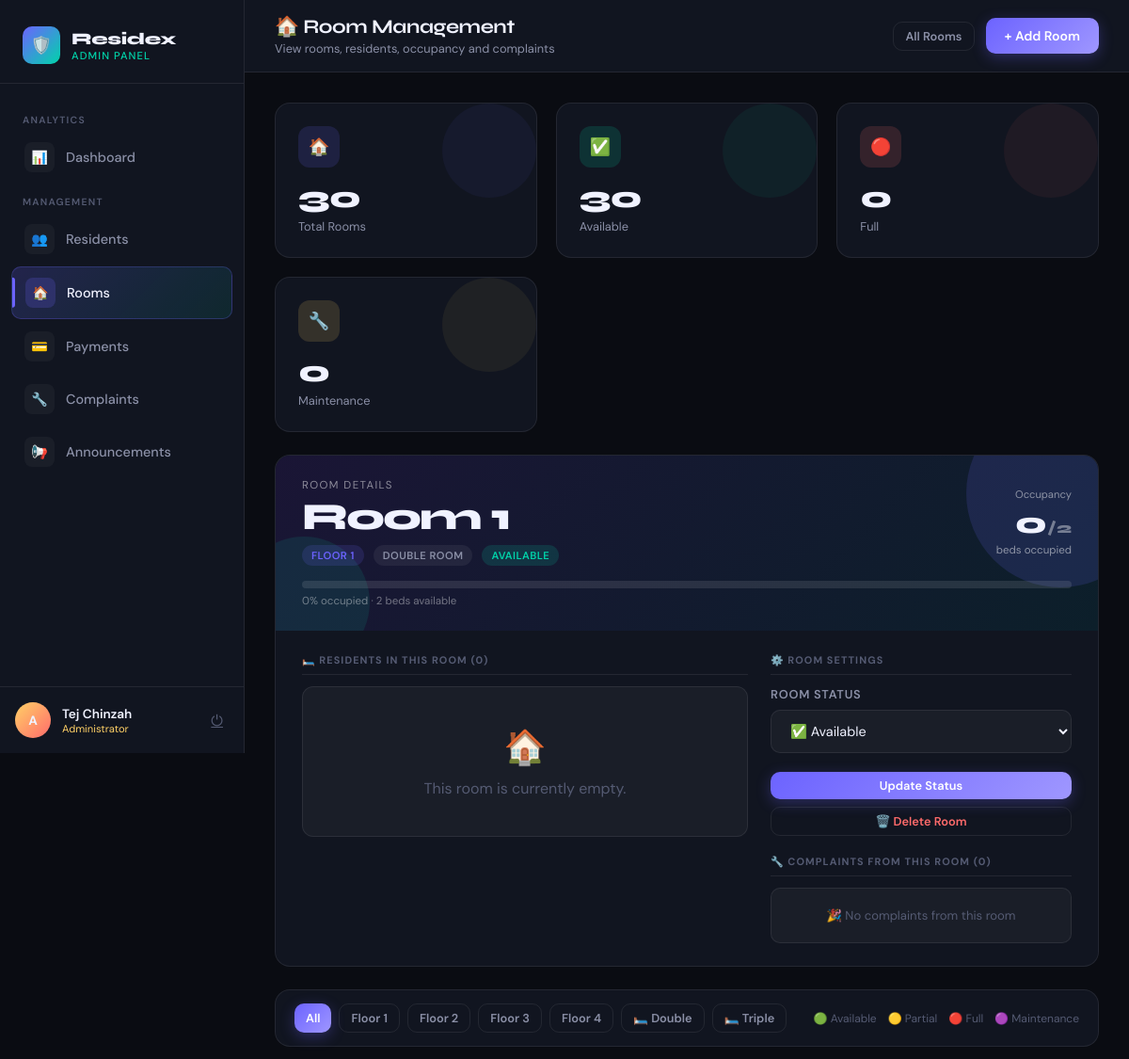
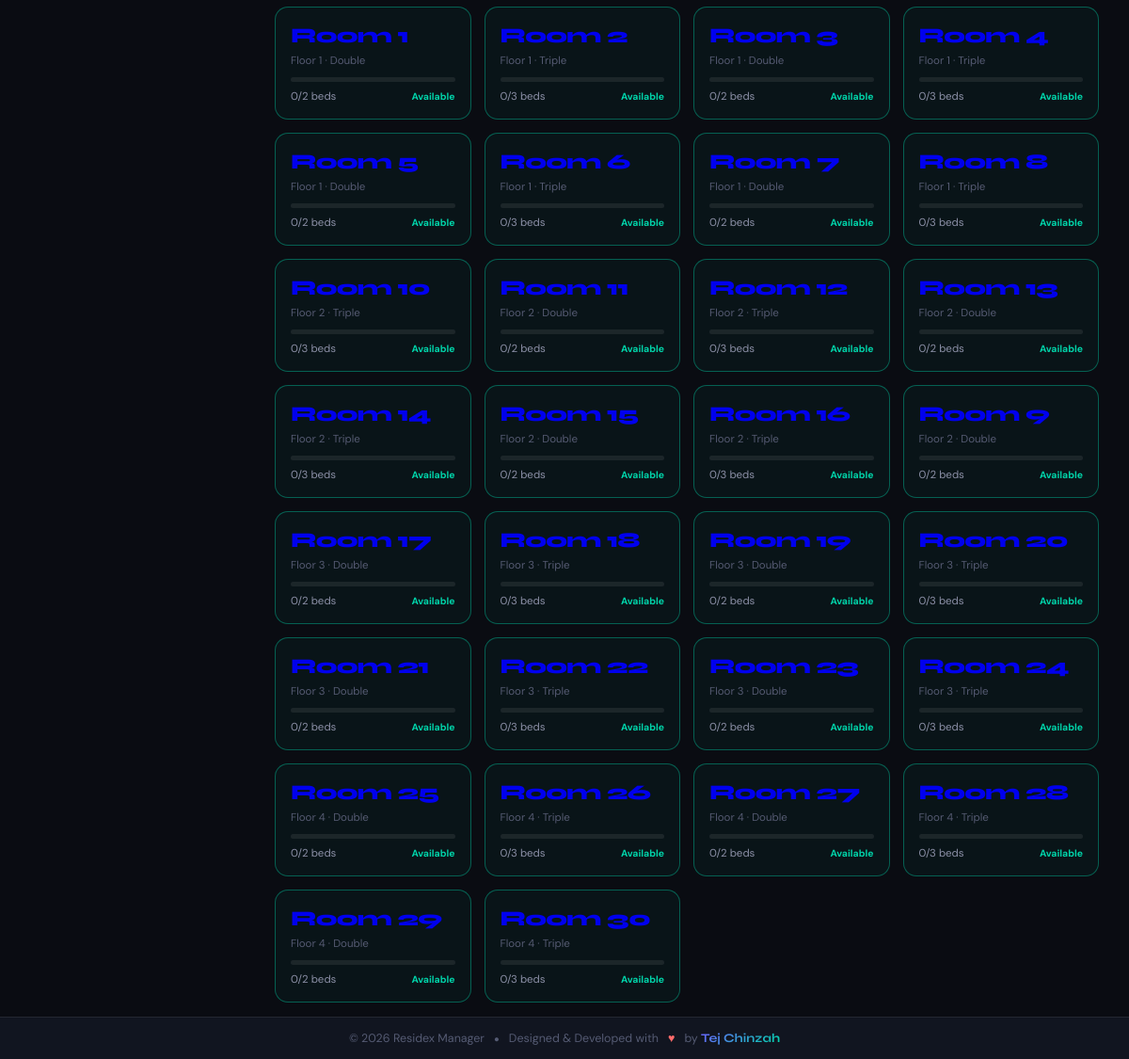
Page /admin/rooms.php?view_room=1 (signed in) on the committed database (2 pictures, top to bottom).
### tables this page shows
CREATE TABLE rooms (
    id INT AUTO_INCREMENT PRIMARY KEY,
    room_number VARCHAR(10) NOT NULL UNIQUE,
    room_type ENUM('double', 'triple') NOT NULL,
    floor INT NOT NULL,
    capacity INT NOT NULL,
    occupied INT DEFAULT 0,
    status ENUM('available', 'full', 'maintenance') DEFAULT 'available',
    created_at TIMESTAMP DEFAULT CURRENT_TIMESTAMP
);

### admin/rooms.php (the view, shortened to what the rows shown need)
<?php
$db      = getDB();
$view_room_id = intval($_GET['view_room'] ?? 0);
$view_room    = null;
$room_members = [];
$room_complaints = [];
if ($view_room_id) {
    $view_room = $db->query("SELECT * FROM rooms WHERE id=$view_room_id")->fetch_assoc();
}
$rwhere = "1=1";
$rooms = $db->query("SELECT r.*,
    (SELECT COUNT(*) FROM complaints c JOIN users u ON c.user_id=u.id
     WHERE u.room_id=r.id AND c.status='pending') as pending_complaints,
    (SELECT COUNT(*) FROM users u2 WHERE u2.room_id=r.id AND u2.status='active') as active_residents
    FROM rooms r WHERE $rwhere ORDER BY r.floor, r.room_number");
$complaint_items_icons = [
    'Fan'=>'🌀','Light'=>'💡','Switch'=>'🔌','Door'=>'🚪','Window'=>'🪟',
    'Tap/Faucet'=>'🚿','Toilet'=>'🚽','Bed/Cot'=>'🛏️','AC/Cooler'=>'❄️',
    'Internet/WiFi'=>'📶','Ceiling'=>'🏛️','Cupboard'=>'🗄️'
];
?>
<!DOCTYPE html>
<html lang="en">
<head>
  <link rel="stylesheet" href="../assets/css/style.css">
</head>
<body>
<div class="app-wrapper">
  <div class="main-content">
    <div class="topbar">
      <div class="topbar-title">
        <h2>🏠 Room Management</h2>
      </div>
    </div>
    <div class="page-body">
      <?php if ($view_room): ?>
      <div class="room-detail fade-up">
        <div class="room-detail-header">
          <div style="position:relative;z-index:1;">
            <div style="display:flex;align-items:center;justify-content:space-between;flex-wrap:wrap;gap:12px;">
              <div>
                <div style="font-size:0.72rem;text-transform:uppercase;letter-spacing:0.12em;color:rgba(255,255,255,0.5);margin-bottom:6px;">Room Details</div>
                <div style="font-family:'Syne',sans-serif;font-weight:900;font-size:2.5rem;letter-spacing:-0.04em;line-height:1;">
                  Room <?= $view_room['room_number'] ?>
                </div>
                <div style="display:flex;gap:10px;margin-top:10px;flex-wrap:wrap;align-items:center;">
                  <span class="badge badge-info">Floor <?= $view_room['floor'] ?></span>
                  <span class="badge badge-muted"><?= ucfirst($view_room['room_type']) ?> Room</span>
                  <?php
                  $vstatus = $view_room['status'];
                  $vs_map  = ['available'=>'badge-success','full'=>'badge-danger','maintenance'=>'badge-info'];
                  ?>
                  <span class="badge <?= $vs_map[$vstatus]??'badge-muted' ?>"><?= ucfirst($vstatus) ?></span>
                </div>
              </div>
              <div style="text-align:right;">
                <div style="font-size:0.7rem;color:rgba(255,255,255,0.5);margin-bottom:4px;">Occupancy</div>
                <div style="font-family:'Syne',sans-serif;font-weight:800;font-size:2rem;">
                  <?= $view_room['occupied'] ?><span style="font-size:1rem;color:rgba(255,255,255,0.4);">/<?= $view_room['capacity'] ?></span>
                </div>
                <div style="font-size:0.72rem;color:rgba(255,255,255,0.5);margin-top:2px;">beds occupied</div>
              </div>
            </div>
            <?php $op = $view_room['capacity']>0 ? round(($view_room['occupied']/$view_room['capacity'])*100) : 0; ?>
            <div style="margin-top:16px;">
              <div style="background:rgba(255,255,255,0.1);border-radius:99px;height:8px;overflow:hidden;">
              </div>
              <div style="font-size:0.72rem;color:rgba(255,255,255,0.4);margin-top:6px;"><?= $op ?>% occupied · <?= $view_room['capacity']-$view_room['occupied'] ?> bed<?= $view_room['capacity']-$view_room['occupied']!=1?'s':'' ?> available</div>
            </div>
          </div>
        </div>
        <div style="padding:24px 28px;">
          <div style="display:grid;grid-template-columns:1fr 320px;gap:24px;">
            <div>
              <div class="section-hdr">🛏️ Residents in this Room (<?= count($room_members) ?>)</div>
              <?php if (empty($room_members)): ?>
                <div style="text-align:center;padding:40px;color:var(--text-3);background:var(--bg-glass);border:1px solid var(--border);border-radius:12px;">
                  <div style="font-size:36px;margin-bottom:10px;">🏠</div>
                  This room is currently empty.
                </div>
              <?php else: foreach ($room_members as $m):
                $sc=['active'=>'badge-success','pending'=>'badge-warning','inactive'=>'badge-danger'];
              ?>
              <div class="resident-profile">
                <div class="rp-header">
                  <div class="rp-avatar"><?= strtoupper(substr($m['full_name'],0,1)) ?></div>
                  <div style="flex:1;">
                    <div style="font-weight:700;font-size:0.95rem;"><?= htmlspecialchars($m['full_name']) ?></div>
                    <div style="font-size:0.72rem;color:var(--text-2);margin-top:2px;"><?= $m['student_id'] ?></div>
                  </div>
                  <span class="bed-badge">Bed #<?= $m['bed_number'] ?? '—' ?></span>
                  <span class="badge <?= $sc[$m['status']] ?>"><?= ucfirst($m['status']) ?></span>
                  <a href="residents.php?edit=<?= $m['id'] ?>" class="btn btn-outline btn-sm">✏️ Edit</a>
                </div>
                <div class="rp-grid">
                  <div class="rp-field">
                    <div class="rp-label">Email</div>
                    <div class="rp-value" style="font-size:0.78rem;"><?= htmlspecialchars($m['email']) ?></div>
                  </div>
                  <div class="rp-field">
                    <div class="rp-label">Phone</div>
                    <div class="rp-value"><?= htmlspecialchars($m['phone']) ?></div>
                  </div>
                  <div class="rp-field">
                    <div class="rp-label">Gender</div>
                    <div class="rp-value"><?= ucfirst($m['gender']) ?></div>
                  </div>
                  <div class="rp-field">
                    <div class="rp-label">Emergency Contact</div>
                    <div class="rp-value"><?= $m['emergency_contact'] ? htmlspecialchars($m['emergency_contact']) : '—' ?></div>
                  </div>
                  <?php if ($m['address']): ?>
                  <div class="rp-field rp-address">
                    <div class="rp-label">Home Address</div>
                    <div class="rp-value" style="font-weight:400;color:var(--text-2);line-height:1.5;">
                      📍 <?= nl2br(htmlspecialchars($m['address'])) ?>
                    </div>
                  </div>
                  <?php endif; ?>
                </div>
              </div>
              <?php endforeach; endif; ?>
            </div>
            <div>
              <div style="margin-bottom:20px;">
                <div class="section-hdr">⚙️ Room Settings</div>
                <form method="POST">
                  <div class="form-group">
                    <label class="form-label">Room Status</label>
                    <select name="status" class="form-select">
                      <?php foreach (['available'=>'✅ Available','full'=>'🔴 Full','maintenance'=>'🔧 Maintenance'] as $s=>$l): ?>
                        <option value="<?= $s ?>" <?= $view_room['status']===$s?'selected':'' ?>><?= $l ?></option>
                      <?php endforeach; ?>
                    </select>
                  </div>
                  <button type="submit" class="btn btn-primary btn-sm" style="width:100%;justify-content:center;">Update Status</button>
                </form>
                <?php if ($view_room['occupied'] == 0): ?>
                <form method="POST" style="margin-top:8px;" onsubmit="return confirm('Delete this room permanently?')">
                  <button type="submit" class="btn btn-outline btn-sm" style="width:100%;justify-content:center;color:var(--accent3);">🗑️ Delete Room</button>
                </form>
                <?php endif; ?>
              </div>
              <div>
                <div class="section-hdr">🔧 Complaints from this Room (<?= count($room_complaints) ?>)</div>
                <?php if (empty($room_complaints)): ?>
                  <div style="text-align:center;padding:20px;color:var(--text-3);font-size:0.82rem;background:var(--bg-glass);border:1px solid var(--border);border-radius:10px;">
                    🎉 No complaints from this room
                  </div>
                <?php else: foreach ($room_complaints as $c):
                  $items = json_decode($c['complaint_items'], true);
                  if (!is_array($items)) $items = [];
                ?>
                <div style="background:var(--bg-glass);border:1px solid var(--border);border-radius:10px;padding:12px;margin-bottom:8px;">
                  <div style="display:flex;justify-content:space-between;align-items:center;margin-bottom:6px;">
                    <span style="font-size:0.8rem;font-weight:600;"><?= htmlspecialchars($c['full_name']) ?></span>
                    <?= cStatusBadge($c['status']) ?>
                  </div>
                  <div style="display:flex;flex-wrap:wrap;gap:4px;margin-bottom:5px;">
                    <?php foreach ($items as $it): ?>
                      <span style="background:rgba(255,255,255,0.06);border:1px solid var(--border);border-radius:99px;padding:2px 8px;font-size:0.68rem;">
                        <?= $complaint_items_icons[$it]??'🔧' ?> <?= htmlspecialchars($it) ?>
                      </span>
                    <?php endforeach; ?>
                  </div>
                  <div style="font-size:0.68rem;color:var(--text-3);"><?= date('d M Y', strtotime($c['created_at'])) ?></div>
                </div>
                <?php endforeach; endif; ?>
              </div>
            </div>
          </div>
        </div>
      </div>
      <?php endif; ?>
      <div class="rooms-grid fade-up">
        <?php if ($rooms): while ($r = $rooms->fetch_assoc()):
          if ($r['status']==='maintenance') $cls='maintenance';
          elseif ($r['occupied']>=$r['capacity']) $cls='full';
          elseif ($r['occupied']>0) $cls='partial';
          else $cls='empty';
        ?>
        <a href="rooms.php?view_room=<?= $r['id'] ?>" style="text-decoration:none;">
          <div class="room-card <?= $cls ?>">
            <div class="room-num">Room <?= $r['room_number'] ?></div>
            <div class="room-meta">
              Floor <?= $r['floor'] ?> · <?= ucfirst($r['room_type']) ?>
            </div>
            <div class="room-occ-bar">
            </div>
            <div class="room-footer">
              <span style="color:var(--text-2);">
                <?= $r['occupied'] ?>/<?= $r['capacity'] ?> beds
              </span>
              <div style="display:flex;gap:5px;align-items:center;">
                <?php
                $st_colors=['available'=>'var(--accent2)','full'=>'var(--accent3)','maintenance'=>'var(--accent)'];
                ?>
                <span style="color:<?= $st_colors[$r['status']]??'var(--text-3)' ?>;font-size:0.65rem;font-weight:700;">
                  <?= ucfirst($r['status']) ?>
                </span>
              </div>
            </div>
          </div>
        </a>
        <?php endwhile; else: ?>
          <div style="grid-column:1/-1;text-align:center;padding:60px;color:var(--text-3);">
            No rooms found. Add one using the button above.
          </div>
        <?php endif; ?>
      </div>
    </div>
  </div>
</div>
</body>
</html>

### rows in the picture
rooms: room_number "1", floor "1", room_type "DOUBLE", status "AVAILABLE", occupied "0", capacity "2", $view_room['capacity']-$view_room['occupied'] "2", status "✅ Available", room_type "Double", status "Available"
rooms: floor "1", room_type "Triple", occupied "0", capacity "3", status "Available"
rooms: floor "1", room_type "Double", occupied "0", capacity "2", status "Available"
rooms: floor "1", room_type "Triple", occupied "0", capacity "3", status "Available"
rooms: floor "1", room_type "Double", occupied "0", capacity "2", status "Available"
rooms: floor "1", room_type "Triple", occupied "0", capacity "3", status "Available"
rooms: floor "1", room_type "Double", occupied "0", capacity "2", status "Available"
rooms: floor "1", room_type "Triple", occupied "0", capacity "3", status "Available"
rooms: floor "2", room_type "Triple", occupied "0", capacity "3", status "Available"
rooms: floor "2", room_type "Double", occupied "0", capacity "2", status "Available"
rooms: floor "2", room_type "Triple", occupied "0", capacity "3", status "Available"
rooms: floor "2", room_type "Double", occupied "0", capacity "2", status "Available"
rooms: floor "2", room_type "Triple", occupied "0", capacity "3", status "Available"
rooms: floor "2", room_type "Double", occupied "0", capacity "2", status "Available"
rooms: floor "2", room_type "Triple", occupied "0", capacity "3", status "Available"
rooms: floor "2", room_type "Double", occupied "0", capacity "2", status "Available"
rooms: floor "3", room_type "Double", occupied "0", capacity "2", status "Available"
rooms: floor "3", room_type "Triple", occupied "0", capacity "3", status "Available"
rooms: floor "3", room_type "Double", occupied "0", capacity "2", status "Available"
rooms: floor "3", room_type "Triple", occupied "0", capacity "3", status "Available"
rooms: floor "3", room_type "Double", occupied "0", capacity "2", status "Available"
rooms: floor "3", room_type "Triple", occupied "0", capacity "3", status "Available"
rooms: floor "3", room_type "Double", occupied "0", capacity "2", status "Available"
rooms: floor "3", room_type "Triple", occupied "0", capacity "3", status "Available"
rooms: floor "4", room_type "Double", occupied "0", capacity "2", status "Available"
rooms: floor "4", room_type "Triple", occupied "0", capacity "3", status "Available"
rooms: floor "4", room_type "Double", occupied "0", capacity "2", status "Available"
rooms: floor "4", room_type "Triple", occupied "0", capacity "3", status "Available"
rooms: floor "4", room_type "Double", occupied "0", capacity "2", status "Available"
rooms: floor "4", room_type "Triple", occupied "0", capacity "3", status "Available"

### other values in the picture
$_SESSION['admin_name'] "Tej Chinzah"
$total_rooms "30"
$avail_rooms "30"
$full_rooms "0"
$maint_rooms "0"
count($room_members) "0"
count($room_complaints) "0"
$fl['floor'] "1"
$fl['floor'] "2"
$fl['floor'] "3"
$fl['floor'] "4"
